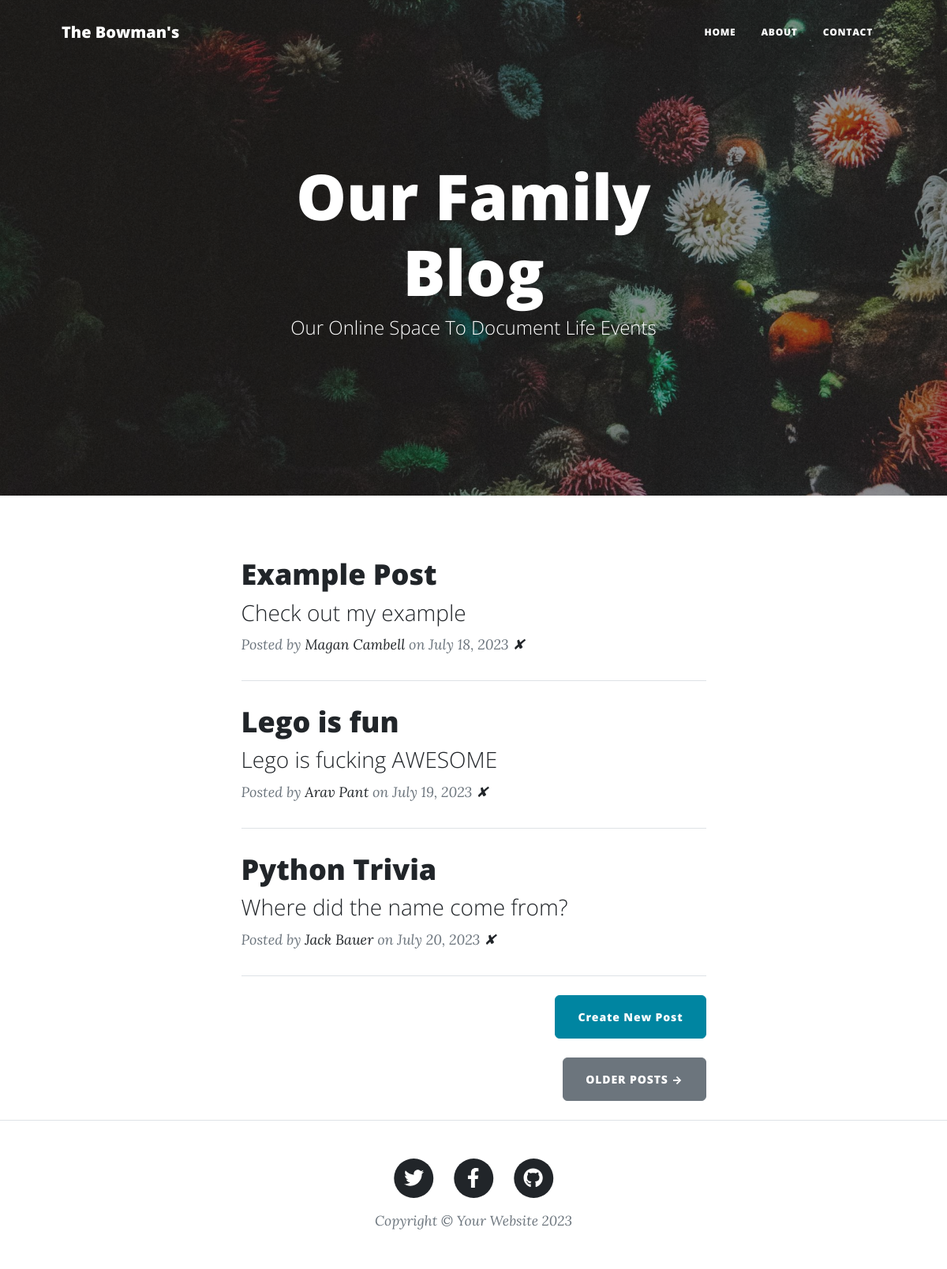
The page / on the database its author committed.
### main.py (models this page shows)
class BlogPost(db.Model):
    id = db.Column(db.Integer, primary_key=True)
    title = db.Column(db.String(250), unique=True, nullable=False)
    subtitle = db.Column(db.String(250), nullable=False)
    date = db.Column(db.String(250), nullable=False)
    body = db.Column(db.Text, nullable=False)
    author = db.Column(db.String(250), nullable=False)
    img_url = db.Column(db.String(250), nullable=False)

### main.py (the view)
@app.route('/')
def get_all_posts():
    result = db.session.execute(db.select(BlogPost).order_by(BlogPost.title))
    all_posts = result.scalars()
    posts = [post for post in all_posts]
    return render_template("index.html", all_posts=posts)

### templates/index.html
{% include "header.html" %}
<header
  class="masthead"
  style="background-image: url('../static/assets/img/home-bg.jpg')"
>
  <div class="container position-relative px-4 px-lg-5">
    <div class="row gx-4 gx-lg-5 justify-content-center">
      <div class="col-md-10 col-lg-8 col-xl-7">
        <div class="site-heading">
          <h1>Our Family Blog</h1>
          <span class="subheading"
            >Our Online Space To Document Life Events</span
          >
        </div>
      </div>
    </div>
  </div>
</header>
<div class="container px-4 px-lg-5">
  <div class="row gx-4 gx-lg-5 justify-content-center">
    <div class="col-md-10 col-lg-8 col-xl-7">
      {% for post in all_posts %}
      <div class="post-preview">
        <a href="{{ url_for('show_post', post_id=post.id) }}">
          <h2 class="post-title">{{ post.title }}</h2>
          <h3 class="post-subtitle">{{ post.subtitle }}</h3>
        </a>
        <p class="post-meta">
          Posted by
          <a href="#">{{post.author}}</a>
          on {{post.date}}
          <a href="{{ url_for('delete_post', post_id=post.id)}}">✘</a>
        </p>
      </div>
      <hr class="my-4" />
      {% endfor %}
      <div class="d-flex justify-content-end mb-4">
        <a
          class="btn btn-primary float-right"
          href="{{ url_for('add_new_post')}}"
          >Create New Post</a
        >
      </div>
      <div class="d-flex justify-content-end mb-4">
        <a class="btn btn-secondary text-uppercase" href="#!">Older Posts →</a>
      </div>
    </div>
  </div>
</div>
{% include "footer.html" %}

### templates/header.html (shortened to what this page needs)
<!DOCTYPE html>
<html lang="en">
  <head>
    {% block styles %}
    {{ bootstrap.load_css() }}
    <link
      href="{{ url_for('static', filename='css/styles.css') }}"
      rel="stylesheet"
    />
    {% endblock %}
  </head>
  <body>
    <nav class="navbar navbar-expand-lg navbar-light" id="mainNav">
      <div class="container px-4 px-lg-5">
        <a class="navbar-brand" href="/">The Bowman's</a>
        <div class="collapse navbar-collapse" id="navbarResponsive">
          <ul class="navbar-nav ms-auto py-4 py-lg-0">
            <li class="nav-item">
              <a
                class="nav-link px-lg-3 py-3 py-lg-4"
                href="{{ url_for('get_all_posts') }}"
                >Home</a
              >
            </li>
            <li class="nav-item">
              <a
                class="nav-link px-lg-3 py-3 py-lg-4"
                href="{{ url_for('about') }}"
                >About</a
              >
            </li>
            <li class="nav-item">
              <a
                class="nav-link px-lg-3 py-3 py-lg-4"
                href="{{ url_for('contact') }}"
                >Contact</a
              >
            </li>
          </ul>
        </div>
      </div>
    </nav>
  </body>
</html>

### templates/footer.html (shortened to what this page needs)
        <footer class="border-top">
          <div class="container px-4 px-lg-5">
              <div class="row gx-4 gx-lg-5 justify-content-center">
                  <div class="col-md-10 col-lg-8 col-xl-7">
                      <ul class="list-inline text-center">
                          <li class="list-inline-item">
                              <a href="#!">
                                  <span class="fa-stack fa-lg">
                                      <i class="fas fa-circle fa-stack-2x"></i>
                                      <i class="fab fa-twitter fa-stack-1x fa-inverse"></i>
                                  </span>
                              </a>
                          </li>
                          <li class="list-inline-item">
                              <a href="#!">
                                  <span class="fa-stack fa-lg">
                                      <i class="fas fa-circle fa-stack-2x"></i>
                                      <i class="fab fa-facebook-f fa-stack-1x fa-inverse"></i>
                                  </span>
                              </a>
                          </li>
                          <li class="list-inline-item">
                              <a href="#!">
                                  <span class="fa-stack fa-lg">
                                      <i class="fas fa-circle fa-stack-2x"></i>
                                      <i class="fab fa-github fa-stack-1x fa-inverse"></i>
                                  </span>
                              </a>
                          </li>
                      </ul>
                      <div class="small text-center text-muted fst-italic">Copyright &copy; Your Website 2023</div>
                  </div>
              </div>
          </div>
      </footer>
  </body>
</html>

### rows shown on the page
BlogPost: title "Example Post", subtitle "Check out my example", author "Magan Cambell", date "July 18, 2023"
BlogPost: title "Lego is fun", subtitle "Lego is fucking AWESOME", author "Arav Pant", date "July 19, 2023"
BlogPost: title "Python Trivia", subtitle "Where did the name come from?", author "Jack Bauer", date "July 20, 2023"
